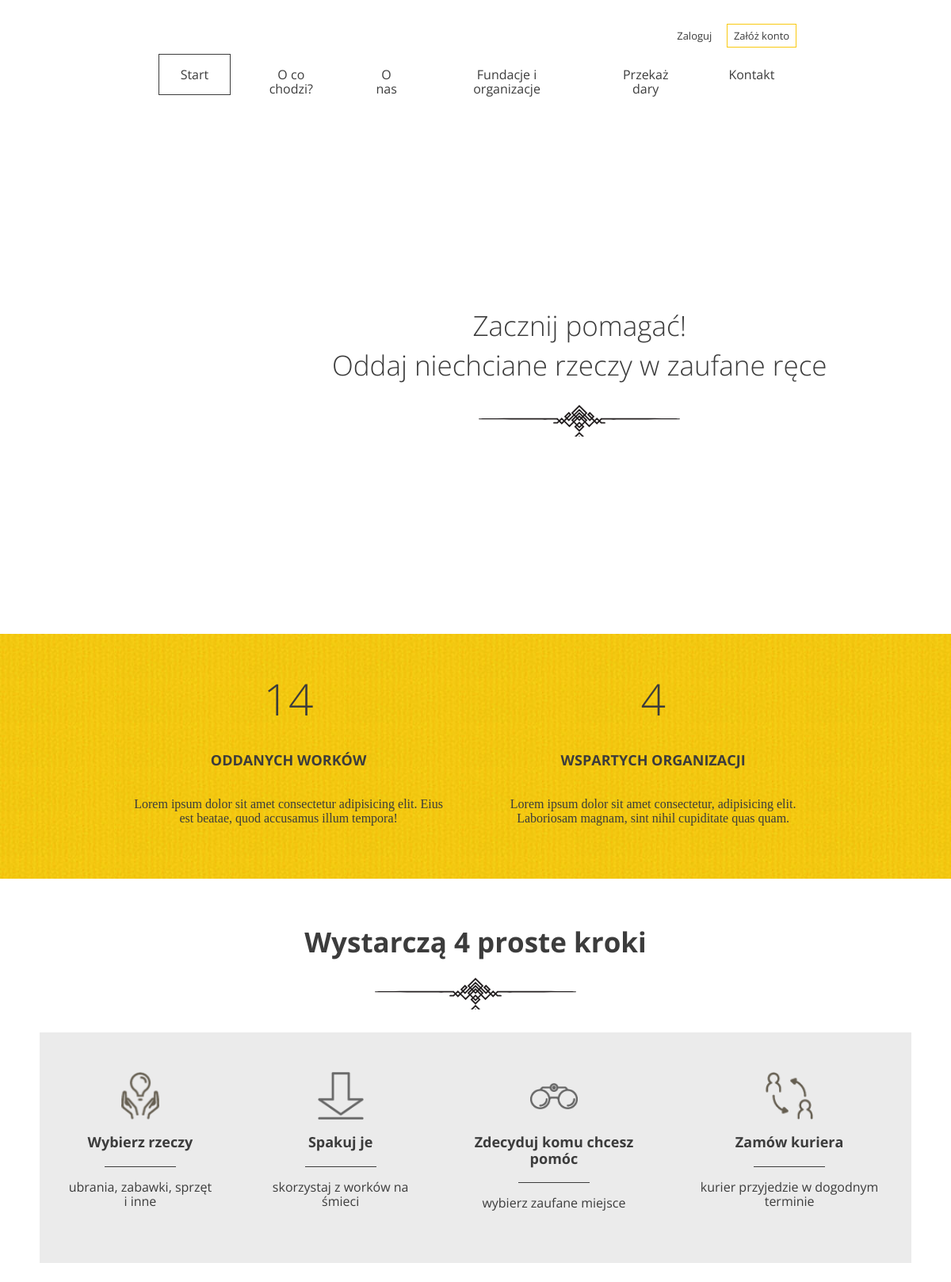
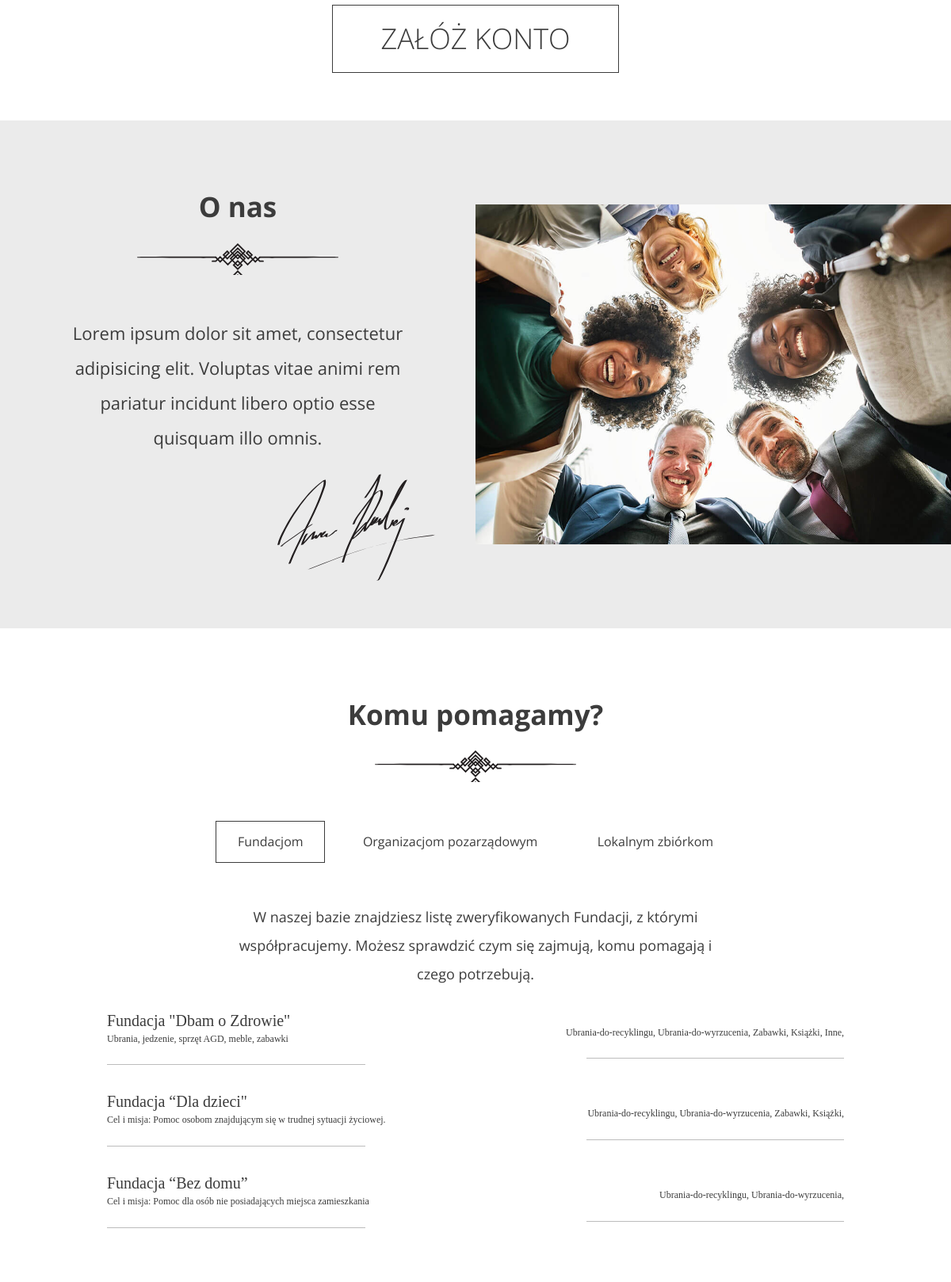
The page / (upper part) on the database its author committed (2 pictures, top to bottom).
### giveaway/models.py (models this page shows, shortened)
class Institution(models.Model):
    name = models.CharField(max_length=200)
    description = models.TextField()
    type = models.IntegerField(choices=TYPES, default=0)
    categories = models.ManyToManyField(Category, related_name='institutions')

class Category(models.Model):
    name = models.CharField(max_length=150)

### giveaway/views.py (the view)
# urls.py: path("", MainView.as_view(), name="main"),
class MainView(TemplateView):
    template_name = "index.html"
    def get_context_data(self, **kwargs):
        context = {}
        all_bags = Donation.objects.all().aggregate(Sum('quantity'))
        all_supported_orgs = Donation.objects.count()
        all_orgs_type_0 = Institution.objects.filter(type=0)
        all_orgs_type_1 = Institution.objects.filter(type=1)
        all_orgs_type_2 = Institution.objects.filter(type=2)
        context["all_bags"] = all_bags['quantity__sum']
        context["all_supported_orgs"] = all_supported_orgs
        context["all_orgs_type_0"] = all_orgs_type_0
        context["all_orgs_type_1"] = all_orgs_type_1
        context["all_orgs_type_2"] = all_orgs_type_2
        return context

### giveaway/templates/index.html (shortened to what this page needs)
{% extends 'base.html' %}
{%load static%}
{% block header %}
    <header class="header--main-page">
        {% include 'navigation.html' %}
        <div class="slogan container container--90">
        <div class="slogan--item">
          <h1>
            Zacznij pomagać!<br />
            Oddaj niechciane rzeczy w zaufane ręce
          </h1>
        </div>
      </div>
    </header>
{% endblock header %}
{% block content %}
    <section id="stats" class="stats">
      <div class="container container--85">
        <div class="stats--item">
          <em>{{all_bags}}</em>
          <h3>Oddanych worków</h3>
          <p>Lorem ipsum dolor sit amet consectetur adipisicing elit. Eius est beatae, quod accusamus illum tempora!</p>
        </div>
        <div class="stats--item">
          <em>{{all_supported_orgs}}</em>
          <h3>Wspartych organizacji</h3>
          <p>Lorem ipsum dolor sit amet consectetur, adipisicing elit. Laboriosam magnam, sint nihil cupiditate quas quam.</p>
        </div>
      </div>
    </section>
    <section id="steps" class="steps">
      <h2>Wystarczą 4 proste kroki</h2>
      <div class="steps--container">
        <div class="steps--item">
          <span class="icon icon--hands"></span>
          <h3>Wybierz rzeczy</h3>
          <p>ubrania, zabawki, sprzęt i inne</p>
        </div>
        <div class="steps--item">
          <span class="icon icon--arrow"></span>
          <h3>Spakuj je</h3>
          <p>skorzystaj z worków na śmieci</p>
        </div>
        <div class="steps--item">
          <span class="icon icon--glasses"></span>
          <h3>Zdecyduj komu chcesz pomóc</h3>
          <p>wybierz zaufane miejsce</p>
        </div>
        <div class="steps--item">
          <span class="icon icon--courier"></span>
          <h3>Zamów kuriera</h3>
          <p>kurier przyjedzie w dogodnym terminie</p>
        </div>
      </div>
      <a href="{% url 'register' %}#register" class="btn btn--large">Załóż konto</a>
    </section>
    <section id="about-us" class="about-us">
      <div class="about-us--text">
        <h2>O nas</h2>
        <p>Lorem ipsum dolor sit amet, consectetur adipisicing elit. Voluptas vitae animi rem pariatur incidunt libero optio esse quisquam illo omnis.</p>
        <img src="{% static "images/signature.svg"%}" class="about-us--text-signature" alt="Signature" />
      </div>
      <div class="about-us--image"><img src="{% static "images/about-us.jpg"%}" alt="People in circle" /></div>
    </section>
     <section id="help" class="help">
      <h2>Komu pomagamy?</h2>
      <ul class="help--buttons">
        <li data-id="1"><a href="#" class="btn btn--without-border active">Fundacjom</a></li>
        <li data-id="2"><a href="#" class="btn btn--without-border">Organizacjom pozarządowym</a></li>
        <li data-id="3"><a href="#" class="btn btn--without-border">Lokalnym zbiórkom</a></li>
      </ul>
      <div class="help--slides active" data-id="1">
        <p>W naszej bazie znajdziesz listę zweryfikowanych Fundacji, z którymi współpracujemy. Możesz sprawdzić czym się zajmują, komu pomagają i czego potrzebują.</p>
        <ul class="help--slides-items">
        {% for org1 in all_orgs_type_0 %}
          <li>
            <div class="col">
              <div class="title">{{org1.name}}</div>
              <div class="subtitle">{{org1.description}}</div>
            </div>
            <div class="col"><div class="text">{%for cat in org1.categories.all%}{{cat.name}}, {%endfor%}</div></div>
          </li>
          {% endfor %}
        </ul>
      </div>
    </section>
{% endblock content%}

### rows shown on the page
Institution: name "Fundacja \"Dbam o Zdrowie\"", description "Ubrania, jedzenie, sprzęt AGD, meble, zabawki"
Category: name "Ubrania-do-recyklingu"
Category: name "Ubrania-do-wyrzucenia"
Category: name "Zabawki"
Category: name "Książki"
Category: name "Inne"
Institution: name "Fundacja “Dla dzieci\"", description "Cel i misja: Pomoc osobom znajdującym się w trudnej sytuacji życiowej."
Institution: name "Fundacja “Bez domu”", description "Cel i misja: Pomoc dla osób nie posiadających miejsca zamieszkania"

### other values the page prints
{{ all_bags }} "14"
{{ all_supported_orgs }} "4"
